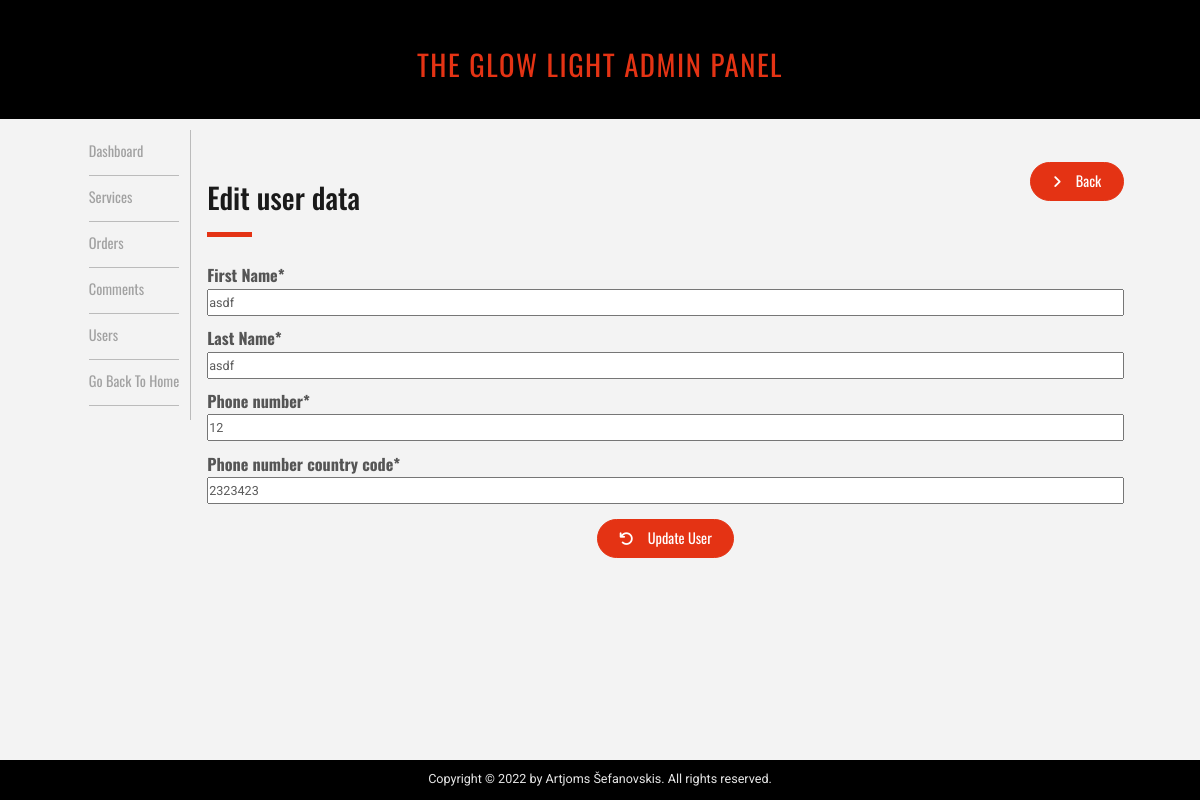
Page /admin/admin-users.php?source=edit_user&u_id=12 on the committed database.
### tables this page shows
CREATE TABLE `users` (
  `user_id` int(11) NOT NULL,
  `user_first` varchar(255) NOT NULL,
  `user_last` varchar(255) NOT NULL,
  `user_email` varchar(255) NOT NULL,
  `user_phone` int(9) NOT NULL,
  `user_phone_code` int(5) NOT NULL,
  `user_role` varchar(255) NOT NULL DEFAULT 'user',
  `user_password` varchar(255) NOT NULL
);

### admin/inc/edit_user.php (the view, shortened to what this page needs)
<?php
if(isset($_GET['u_id'])){
  $the_user_id = $_GET['u_id'];
}
$query = "select*from users where user_id = $the_user_id";
$select_user = mysqli_query($conn,$query);
while($row = mysqli_fetch_assoc($select_user)){
  $user_first = $row['user_first'];
  $user_last = $row['user_last'];
  $user_phone = $row['user_phone'];
  $user_phone_code = $row['user_phone_code'];
}
?>
<div class="page-header-box">
  <div>
    <h2 class="page-heading">Edit user data</h2>
    <span class="page-heading-line"></span>
  </div>
  <a href="admin-users.php" class="btn--cta services-create-btn">
    <i class="fas fa-angle-right"></i>
    <span>Back</span>
  </a>
</div>
<form action="" method="post">
  <label class="input-label" for="user_first">First Name*</label>
  <input value="<?php echo $the_user_first ?? $user_first; ?>" type="text" name="user_first" class="text input-field">
  <label class="input-label" for="user_last">Last Name*</label>
  <input value="<?php echo $the_user_last ?? $user_last; ?>" type="text" name="user_last" class="text input-field">
  <label class="input-label" for="user_phone">Phone number*</label>
  <input value="<?php echo $the_user_phone ?? $user_phone; ?>" type="number" name="user_phone" class="text input-field">
  <label class="input-label" for="user_phone_code">Phone number country code*</label>
  <input value="<?php echo $the_user_phone_code ?? $user_phone_code; ?>" type="number" name="user_phone_code" class="text input-field">
  <div class="btn--submit">
    <button class="btn--cta" type="submit" name="update_user">
      <i class="fa fa-rotate-left"></i>
      <span>Update User</span>
    </button>
  </div>
</form>

### admin/style/general.css (style rules this page uses)
* { margin: 0; padding: 0; box-sizing: border-box; }
html { font-size: 62.5%; height: 100%; }
body { font-family: "Oswald", sans-serif; line-height: 1; font-weight: 400; color: #555; background-color: #f3f3f3; position: relative; min-height: 100vh; }
input[type="number"] { -moz-appearance: textfield; }
.text { font-family: "Roboto", sans-serif; font-size: 1.4rem; line-height: 1.5; color: #5b5b5b; }
.btn--cta, .btn--cta:link, .btn--cta:visited { font-family: "Oswald", sans-serif; display: inline-block; color: #fff; background-color: #e43314; font-size: 1.6rem; text-decoration: none; padding: 1.2rem 2.4rem; border-radius: 100px; text-align: center; border: #e43314 solid 1px; height: fit-content; }
.btn--cta i { padding-right: 1.2rem; font-size: 1.6rem; }
.btn--submit { display: block; text-align: center; }
.page-header-box { display: flex; margin-bottom: 3.2rem; justify-content: space-between; }
.page-heading { font-size: 3.2rem; color: #1a1a1a; }
.page-heading-line { display: inline-block; border-top: 5px solid #e43314; width: 5rem; }
@media (max-width: 75em) { html { font-size: 56.25%; } }

### admin/style/users.css (style rules this page uses)
.input-label { display: block; font-size: 1.8rem; margin-bottom: 0.6rem; }
.input-field { display: block; width: 100%; height: 3rem; margin-bottom: 0.8rem; }

### rows in the picture
users: user_first "asdf", user_last "asdf", user_phone "12", user_phone_code "2323423"
